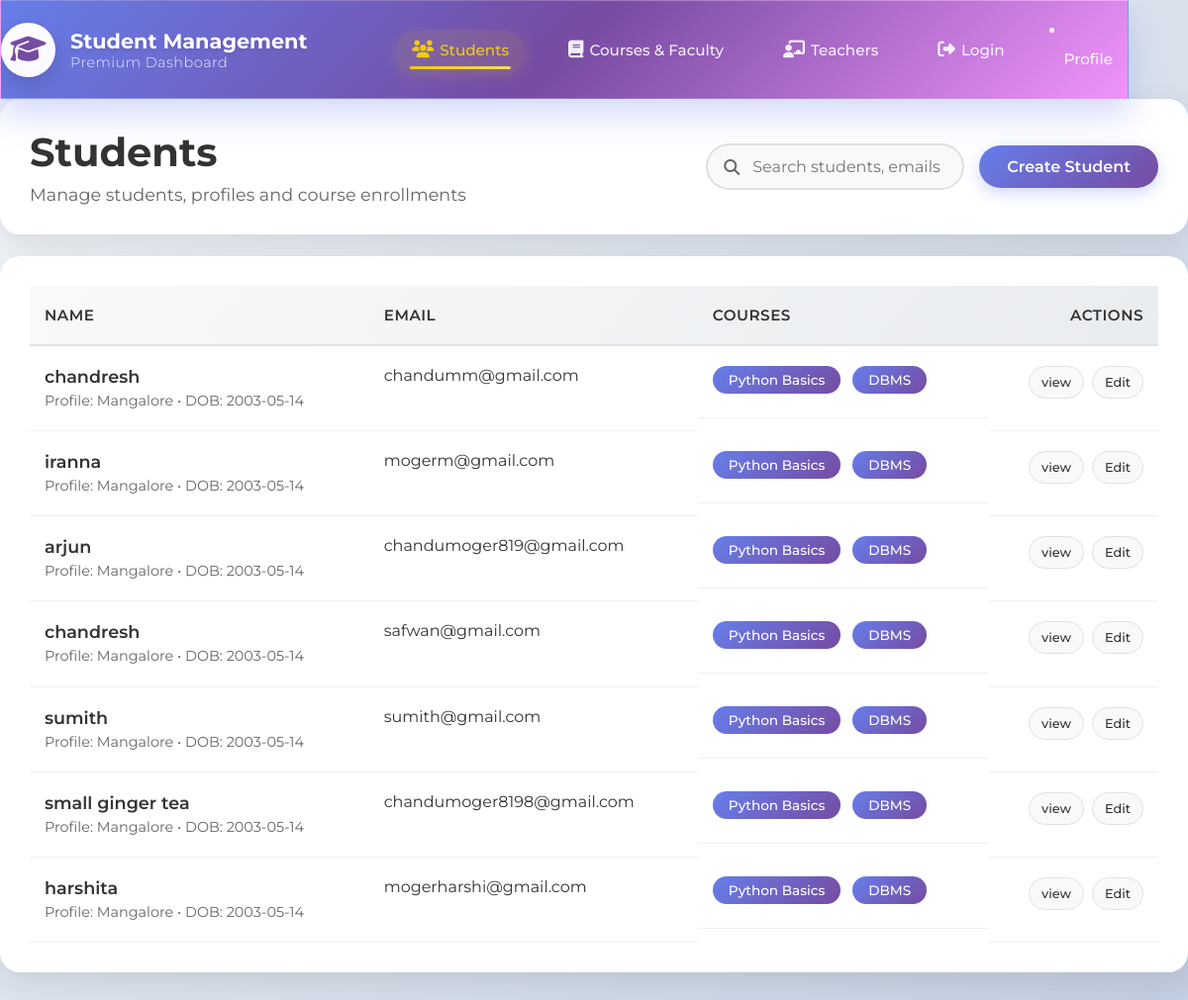
The app's page /cd/home/, older data.
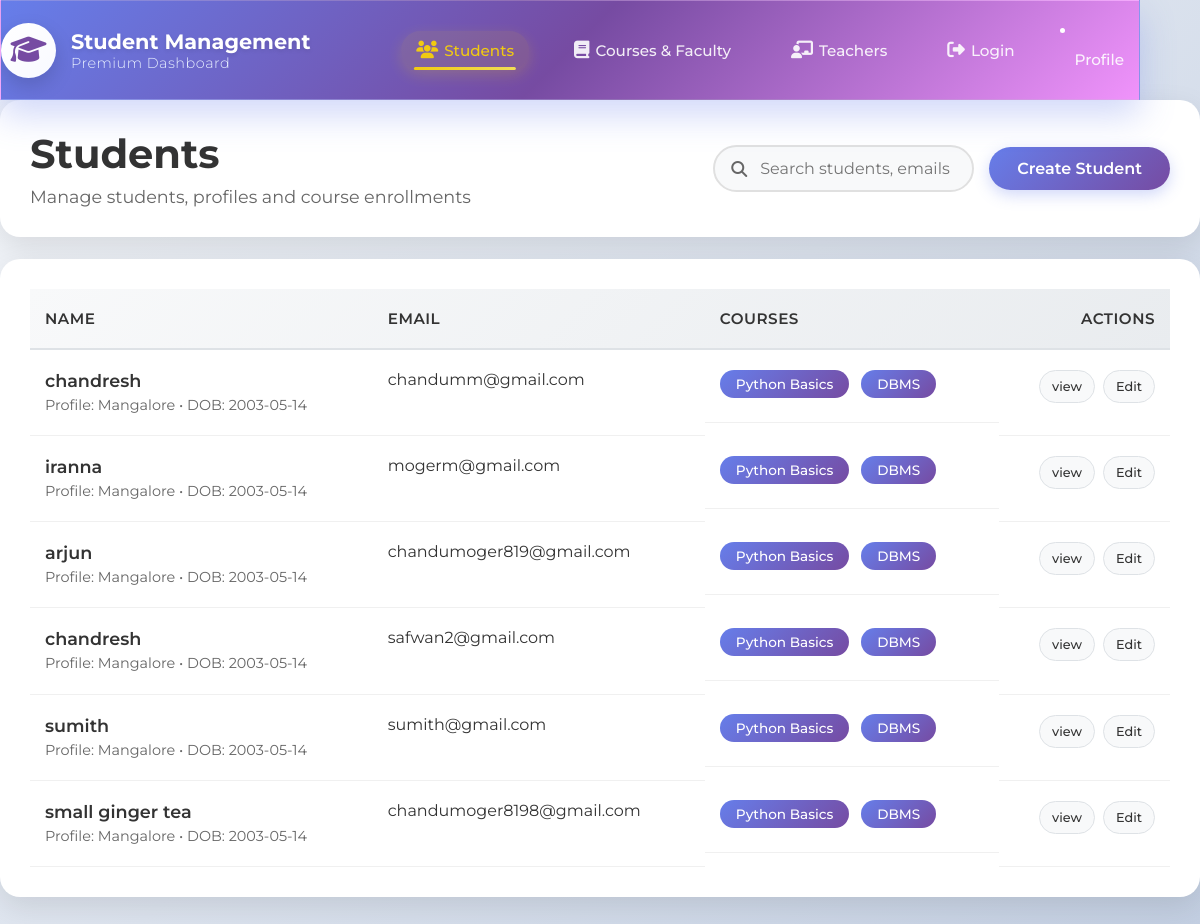
The same page, newer data.
### canaradatabase/models.py (models this page shows, shortened)
class Student(models.Model):
    name=models.CharField(max_length=100,null=False,blank=False)
    course_name=models.ForeignKey(Courses,on_delete=models.CASCADE,null=True,blank=True)
    gmail=models.EmailField(null=False,blank=False)
    uucms_num=models.CharField(max_length=15,blank=False,null=False)
    rno=models.IntegerField(null=False)
    photo=models.ImageField(upload_to='studentphoto/',null=True)

### canaradatabase/views.py (the view)
# urls.py: 2. Add a URL to urlpatterns:  path('', views.home, name='home')
def home(request):
    students=Student.objects.all()
    return render(request, 'index.html',{'students':students})

### templates/index.html (shortened to what this page needs)
{% extends "layout.html" %}
{% block content %}
    <main>
      <div class="header-card">
        <div class="header-left">
          <h2>Students</h2>
          <p>Manage students, profiles and course enrollments</p>
        </div>
        <div class="header-actions row">
          <div class="search">
            <input class="input" placeholder="Search students, emails or courses..." />
          </div>
          <a  class="btn" href="{% url 'addstudent' %}">Create Student</a>
        </div>
      </div>
      <div class="card" style="margin-top:22px">
        <table>
          <thead>
            <tr>
              <th>Name</th>
              <th>Email</th>
              <th>Courses</th>
              <th style="text-align:right">Actions</th>
            </tr>
          </thead>
          <tbody>
            {% for student in  students %}
            <tr>
              <td>
                <div class="name">{{student.name}}</div>
                <div class="sub">Profile: Mangalore • DOB: 2003-05-14</div>
              </td>
              <td>{{student.gmail}}</td>
              <td>
                <div class="pill">Python Basics</div>
                <div class="pill">DBMS</div>
              </td>
              <td style="text-align:right">
                <div class="actions" style="justify-content:flex-end">
                  <a  class="pill" href="{%  url 'studentinfo' student.pk %}">view</a>
                  <a class ="pill" href="{% url 'edit' student.pk %}">Edit</a>
                </div>
              </td>
            </tr>
            {% endfor %}
          </tbody>
        </table>
      </div>
    </main>
{% endblock  %}

Row changes from the older to the newer data that the page shows:
removed Student: name "harshita", gmail "mogerharshi@gmail.com"
changed Student: gmail "safwan@gmail.com" → "safwan2@gmail.com"
